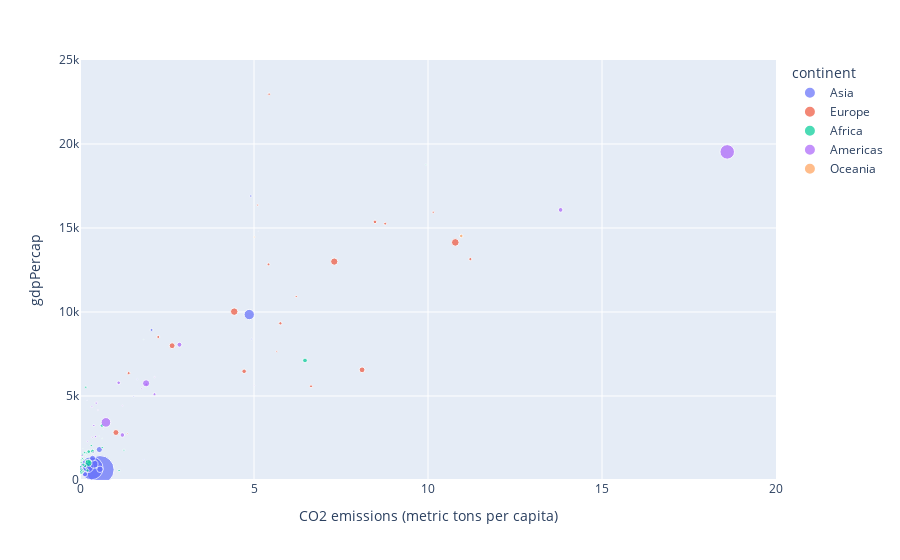

Notebook source saved alongside this figure:
### Markdown cell above
## Question 4

Filter Dataset to the year with highest correlation and create a scatter plot between `CO2 emission` and `gdpPaCap` <br>
Using plotly or bokeh, create an interactive scatter plot comparing 'CO2 emissions (metric tons per capita)' and gdpPercap, where the point size is determined by pop (population) and the color is determined by the continent.

### Code cell
data_1967 = my_data[my_data["Year"] == 1967]
corr_data = data_1967[[
    "pop", "continent", "CO2 emissions (metric tons per capita)", "gdpPercap"]]
corr_data = corr_data.dropna()  # the data has missing data which we drop here

fig = pltx.scatter(corr_data,
                   x="CO2 emissions (metric tons per capita)",
                   y="gdpPercap",
                   color="continent",
                   size="pop")
fig.update_yaxes(range=[0, 25000])
fig.update_xaxes(range=[0, 20])

fig.show()

### Figure 1 — Plotly figure (JSON) as saved in the notebook; plotly's stock layout.template omitted (floating-point values rounded to 4 significant figures)
{"data": [{"hovertemplate": "continent=Asia<br>CO2 emissions (metric tons per capita)=%{x}<br>gdpPercap=%{y}<br>pop=%{marker.size}<extra></extra>", "legendgroup": "Asia", "marker": {"color": "#636efa", "size": [11537966, 202182, 6960067, 754550000, 506000000, 109343000, 8519282, 2693585, 100825279, 1255058, 575003, 2186894, 1149500, 25870271, 11261690, 714775, 60641899, 35356600, 5618198, 1977600, 11737396, 34024249, 39463910], "sizemode": "area", "sizeref": 1886375, "symbol": "circle"}, "mode": "markers", "name": "Asia", "orientation": "v", "showlegend": true, "type": "scatter", "x": [0.1238, 5.121, 0.06244, 0.5742, 0.3318, 0.2319, 2.056, 4.933, 4.864, 1.072, 43.43, 1.642, 1.835, 0.1435, 0.01881, 0.2055, 0.4025, 0.5554, 4.909, 1.546, 0.2519, 0.3602, 0.5749], "xaxis": "x", "y": [836.2, 14800.0, 523.4, 612.7, 700.8, 762.4, 8931.0, 8394.0, 9848.0, 2742.0, 80890.0, 6007.0, 1226.0, 349, 676.4, 4721.0, 942.4, 1814.0, 16900.0, 4977.0, 1136.0, 1295.0, 637.1], "yaxis": "y"}, {"hovertemplate": "continent=Europe<br>CO2 emissions (metric tons per capita)=%{x}<br>gdpPercap=%{y}<br>pop=%{marker.size}<extra></extra>", "legendgroup": "Europe", "marker": {"color": "#EF553B", "size": [1984060, 7376998, 9556500, 8310226, 4838800, 4605744, 49569000, 8716441, 10223422, 198676, 2900100, 52667100, 12596822, 3786019, 31785378, 9103000, 19284814, 32850275, 7867931, 6063000, 33411317, 54959000], "sizemode": "area", "sizeref": 1886375, "symbol": "circle"}, "mode": "markers", "name": "Europe", "orientation": "v", "showlegend": true, "type": "scatter", "x": [1.364, 5.418, 11.22, 6.638, 10.15, 6.213, 7.306, 2.249, 5.758, 7.269, 5.655, 4.431, 8.476, 5.107, 8.106, 1.398, 4.716, 2.647, 8.77, 5.435, 1.033, 10.78], "xaxis": "x", "y": [2760.0, 12830.0, 13150.0, 5577.0, 15940.0, 10920.0, 13000.0, 8513.0, 9327.0, 13320.0, 7656.0, 10020.0, 15360.0, 16360.0, 6557.0, 6362.0, 6471.0, 7994.0, 15260.0, 22970.0, 2826.0, 14140.0], "yaxis": "y"}, {"hovertemplate": "continent=Africa<br>CO2 emissions (metric tons per capita)=%{x}<br>gdpPercap=%{y}<br>pop=%{marker.size}<extra></extra>", "legendgroup": "Africa", "marker": {"color": "#00cc96", "size": [12760499, 5247469, 2427334, 5127935, 3330989, 6335506, 1733638, 3495967, 217378, 4744870, 127617, 259864, 27860297, 489004, 8490213, 3451418, 601287, 10191512, 1279406, 1759224, 6334556, 4147252, 5212416, 1230542, 789309, 14770296, 8680909, 4534062, 47287752, 3451079, 70787, 3965841, 2662190, 3428839, 20997321, 12716129, 420690, 12607312, 1735550, 4786986, 8900294, 3900000, 4995432], "sizemode": "area", "sizeref": 1886375, "symbol": "circle"}, "mode": "markers", "name": "Africa", "orientation": "v", "showlegend": true, "type": "scatter", "x": [0.6321, 0.1667, 0.05232, 0.01922, 0.01474, 0.07298, 0.05334, 0.03415, 0.08566, 0.3243, 0.6698, 0.09088, 0.04088, 1.827, 0.1857, 0.1805, 0.07074, 0.2661, 0.4657, 9.941, 0.1389, 0.08604, 0.0392, 0.1882, 0.6362, 0.3616, 0.2162, 0.03185, 0.2447, 0.0118, 0.1621, 0.1813, 0.1054, 0.07045, 6.466, 0.2508, 0.5525, 0.1419, 0.1067, 0.6389, 0.09445, 1.264, 1.123], "xaxis": "x", "y": [3247.0, 5523.0, 1036.0, 794.8, 413.0, 1508.0, 1136.0, 1197.0, 1876.0, 2052.0, 3020.0, 915.6, 516.1, 8359.0, 1126.0, 708.8, 715.6, 1057.0, 713.6, 18770.0, 1634.0, 495.5, 545.0, 1421.0, 2475.0, 1711.0, 566.7, 1054.0, 1015.0, 511.0, 1385.0, 1612.0, 1206.0, 1285.0, 7114.0, 1688.0, 2613.0, 848.2, 1478.0, 1932.0, 908.9, 1777.0, 569.8], "yaxis": "y"}, {"hovertemplate": "continent=Americas<br>CO2 emissions (metric tons per capita)=%{x}<br>gdpPercap=%{y}<br>pop=%{marker.size}<extra></extra>", "legendgroup": "Americas", "marker": {"color": "#ab63fa", "size": [22934225, 4040665, 88049823, 20819767, 8858908, 19764027, 1588717, 8139332, 4049146, 5432424, 3232927, 4690773, 4318137, 2500689, 1861096, 47995559, 1865490, 1405486, 2287985, 12132200, 960155, 198712000, 2748579], "sizemode": "area", "sizeref": 1886375, "symbol": "circle"}, "mode": "markers", "name": "Americas", "orientation": "v", "showlegend": true, "type": "scatter", "x": [2.858, 0.4466, 0.745, 13.81, 2.141, 1.217, 0.5171, 1.906, 0.3805, 0.4658, 0.3425, 0.3973, 0.05857, 0.3525, 2.145, 1.9, 0.494, 1.218, 0.213, 1.112, 5.01, 18.6, 1.776], "xaxis": "x", "y": [8053.0, 2587.0, 3430.0, 16080.0, 5107.0, 2679.0, 4162.0, 5690.0, 1654.0, 4579.0, 4359.0, 3243.0, 1452.0, 2538.0, 6125.0, 5755.0, 4643.0, 4421.0, 2299.0, 5788.0, 5621.0, 19530.0, 5445.0], "yaxis": "y"}, {"hovertemplate": "continent=Oceania<br>CO2 emissions (metric tons per capita)=%{x}<br>gdpPercap=%{y}<br>pop=%{marker.size}<extra></extra>", "legendgroup": "Oceania", "marker": {"color": "#FFA15A", "size": [11872264, 2728150], "sizemode": "area", "sizeref": 1886375, "symbol": "circle"}, "mode": "markers", "name": "Oceania", "orientation": "v", "showlegend": true, "type": "scatter", "x": [10.96, 5.008], "xaxis": "x", "y": [14530.0, 14460.0], "yaxis": "y"}], "layout": {"legend": {"itemsizing": "constant", "title": {"text": "continent"}, "tracegroupgap": 0}, "margin": {"t": 60}, "xaxis": {"anchor": "y", "domain": [0, 1], "range": [0, 20], "title": {"text": "CO2 emissions (metric tons per capita)"}}, "yaxis": {"anchor": "x", "domain": [0, 1], "range": [0, 25000], "title": {"text": "gdpPercap"}}}}
